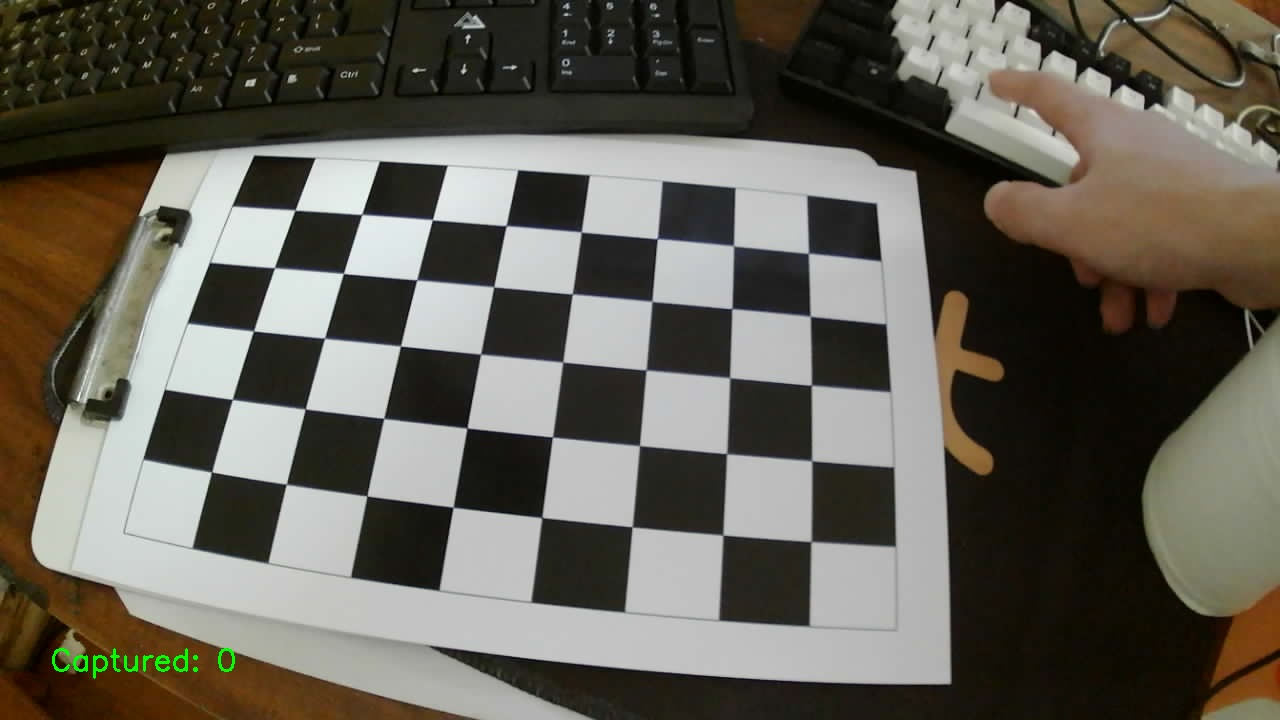
#> input picture data/calibration_images/calibration_00.jpg, 1280 x 720 px
$ python -i subpixel_edge.py   (imports and definitions only)   (older library calls are emulated)
#> lines starting #> are read from the running program, lines starting #| are printed output that depends on the picture
#> further down, picture is the input picture: shape (720, 1280, 3); mean B, G, R 85.9, 95.8, 99.5
### src/segmentation/segment.py
"""Segment objects without changing the coordinate system of the input image.

Masks are uint8 (0/255). ROI is (x, y, width, height) in the input image;
returned masks and contours always use FULL image coordinates. Use an ROI
around the workpiece when a reference chessboard is visible in the same frame.
"""

from dataclasses import dataclass

import cv2
import numpy as np


@dataclass
class SegmentationResult:
    mask: np.ndarray
    contours: list
    roi: tuple
    threshold: object
    component_count: int


def as_gray(image):
    """Validate an 8-bit gray/BGR/BGRA image; never rescale intensities silently."""
    if not isinstance(image, np.ndarray) or image.dtype != np.uint8 or image.size == 0:
        raise ValueError("image must be a nonempty uint8 array")
    if image.ndim == 2:
        return image
    if image.ndim == 3 and image.shape[2] in (3, 4):
        code = cv2.COLOR_BGR2GRAY if image.shape[2] == 3 else cv2.COLOR_BGRA2GRAY
        return cv2.cvtColor(image, code)
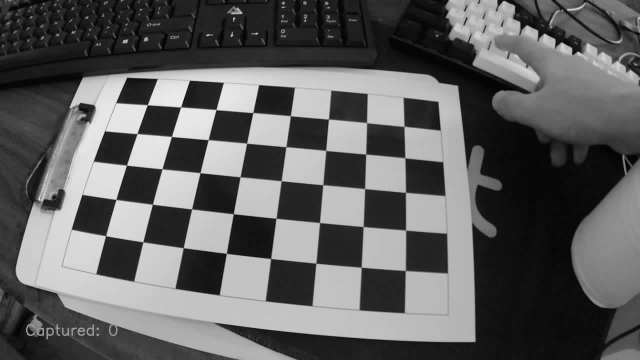
#> returned value: shape (720, 1280) (shown at 1/2 size); min 0, max 254, mean 95.8
    raise ValueError("image must be grayscale, BGR or BGRA")


def validate_roi(shape, roi):
    height, width = shape[:2]
    if roi is None:
        return 0, 0, width, height
    if len(roi) != 4 or any(not isinstance(v, (int, np.integer)) for v in roi):
        raise ValueError("roi must contain four integers: x, y, width, height")
    x, y, w, h = map(int, roi)
    if x < 0 or y < 0 or w < 1 or h < 1 or x + w > width or y + h > height:
        raise ValueError("roi must lie entirely inside the input image")
    return x, y, w, h


def _odd_kernel(value, name):
    if not isinstance(value, (int, np.integer)) or value < 1 or value % 2 != 1:
        raise ValueError(f"{name} must be a positive odd integer (1 disables it)")


# [88 lines left out: function segment_image, not called in this run]

### src/edge_detection/subpixel_edge.py
"""Canny seeds refined by a quadratic gradient peak along the edge normal.

Refinement always uses image intensities, never a binary segmentation mask.
The returned float64 (x, y) points form an UNORDERED cloud, not a polygon.
No dimensional accuracy is implied just because coordinates are fractional.
"""

from dataclasses import dataclass

import cv2
import numpy as np

from src.segmentation.segment import as_gray, validate_roi


@dataclass
class SubpixelEdgeResult:
    points: np.ndarray
    pixel_points: np.ndarray
    normals: np.ndarray
    offsets: np.ndarray
    strengths: np.ndarray
    edge_map: np.ndarray
    candidate_count: int


def _bilinear(values, x, y):
    """Sample in float64 without OpenCV remap's interpolation-table rounding."""
    x0, y0 = np.floor(x).astype(int), np.floor(y).astype(int)
    dx, dy = x - x0, y - y0
    return ((1 - dx) * (1 - dy) * values[y0, x0]
            + dx * (1 - dy) * values[y0, x0 + 1]
            + (1 - dx) * dy * values[y0 + 1, x0]
            + dx * dy * values[y0 + 1, x0 + 1])


def detect_subpixel_edges(image, mask=None, *, roi=None, canny_low=50,
                          canny_high=150, sigma=1.0, boundary_radius=3,
                          min_gradient=5.0, max_offset=0.75):
    """Return only valid local gradient maxima, in full input-image coordinates.

    mask gates Canny seeds to a +/- boundary_radius pixel band, including holes.
    Points with weak, flat/non-maximal profiles or unstable offsets are rejected.
    Candidates at the image/ROI edge are excluded so interpolation has support.
    strengths are Sobel gradient magnitudes on the smoothed 0..255 intensity.
    max_offset is measured along the unit gradient normal, in pixels.
    """
    gray = as_gray(image)
    x, y, w, h = validate_roi(gray.shape, roi)
    if not np.isfinite([canny_low, canny_high, sigma, min_gradient, max_offset]).all():
        raise ValueError("Edge parameters must be finite")
    if not 0 <= canny_low < canny_high or sigma <= 0 or min_gradient < 0:
        raise ValueError("Require 0 <= canny_low < canny_high, sigma > 0, min_gradient >= 0")
    if not 0 < max_offset <= 1:
        raise ValueError("max_offset must be in (0, 1]")
    if not isinstance(boundary_radius, (int, np.integer)) or boundary_radius < 1:
        raise ValueError("boundary_radius must be a positive integer")

    smoothed = cv2.GaussianBlur(gray.astype(np.float64), (0, 0), sigma)
    gx = cv2.Sobel(smoothed, cv2.CV_64F, 1, 0, ksize=3)
    gy = cv2.Sobel(smoothed, cv2.CV_64F, 0, 1, ksize=3)
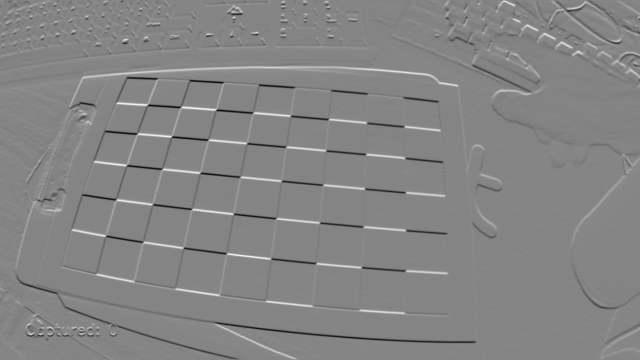
#> gy: shape (720, 1280) float64 (shown at 1/2 size); min -483.2, max 443.5, mean 0; drawn with min black and max white
    magnitude = np.hypot(gx, gy)
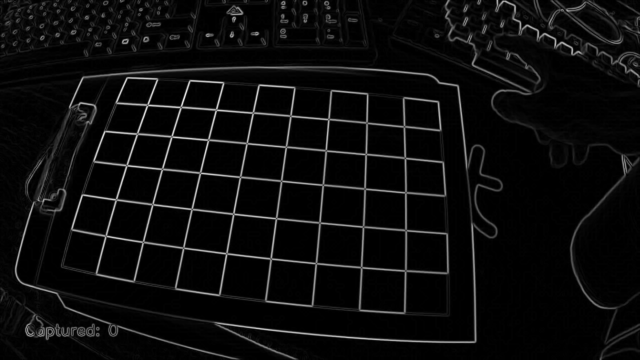
#> magnitude: shape (720, 1280) float64 (shown at 1/2 size); min 0, max 544.9, mean 26.4; drawn with min black and max white
    edges = cv2.Canny(np.rint(smoothed).astype(np.uint8), canny_low, canny_high, L2gradient=True)
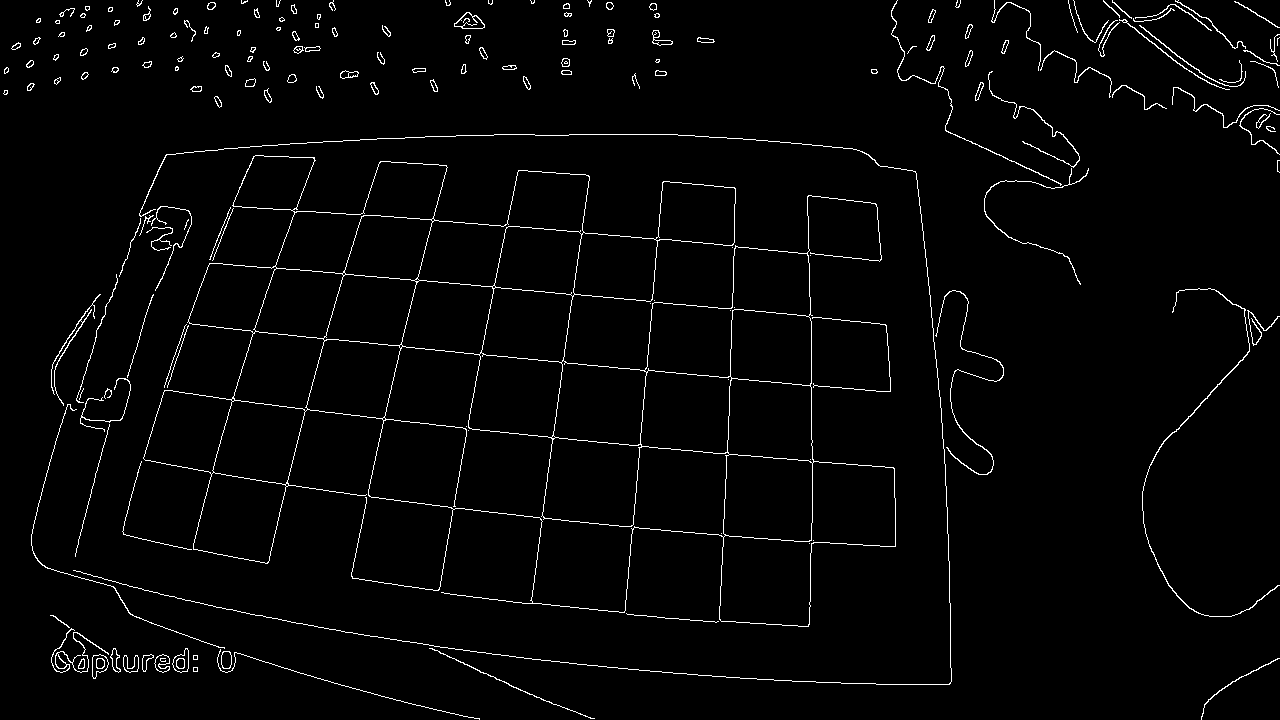
#> edges: shape (720, 1280); 2.3% white in thin lines or dots
    allowed = np.zeros_like(gray, dtype=bool)
    # Two-pixel margin also keeps bilinear reads x0+1/y0+1 in bounds.
    if w > 4 and h > 4:
        allowed[y + 2:y + h - 2, x + 2:x + w - 2] = True
    if mask is not None:
        if not isinstance(mask, np.ndarray) or mask.shape != gray.shape or mask.dtype not in (np.uint8, np.bool_):
            raise ValueError("mask must be uint8/bool with the same height and width as image")
        binary = (mask > 0).astype(np.uint8) * 255
        size = 2 * boundary_radius + 1
        kernel = cv2.getStructuringElement(cv2.MORPH_ELLIPSE, (size, size))
        band = cv2.subtract(cv2.dilate(binary, kernel), cv2.erode(binary, kernel))
        allowed &= band > 0
    ys, xs = np.nonzero((edges > 0) & allowed)
    candidate_count = len(xs)
#> candidate_count = 21051
    strong = magnitude[ys, xs] > max(min_gradient, np.finfo(float).eps)
    xs, ys = xs[strong], ys[strong]
    # Canny uses rounded uint8 smoothing while refinement uses float64. Its
    # seed can land on the adjacent pixel of a step/plateau, especially on the
    # top/left sides of a rectangle. Recenter on a stronger neighbouring pixel
    # along the dominant normal axis before requiring a genuine local peak.
    horizontal = np.abs(gx[ys, xs]) >= np.abs(gy[ys, xs])
    dx, dy = horizontal.astype(int), (~horizontal).astype(int)
    profiles = np.column_stack((magnitude[ys - dy, xs - dx], magnitude[ys, xs],
                                magnitude[ys + dy, xs + dx]))
    # Prefer the original seed on exact ties.
    best = np.argmax(profiles, axis=1) - 1
    best[profiles[:, 1] >= profiles.max(axis=1)] = 0
    xs, ys = xs + best * dx, ys + best * dy
    inside = (xs >= x + 2) & (xs < x + w - 2) & (ys >= y + 2) & (ys < y + h - 2)
    xs, ys = xs[inside], ys[inside]
    if len(xs):
        unique = np.unique(np.column_stack((ys, xs)), axis=0)
#> unique = 18680 pairs, first value 2 to 717, second value 3 to 1277
        ys, xs = unique[:, 0], unique[:, 1]
#> ys = 18680 values from 2 to 717; xs = 18680 values, max 1277 at index 1009, min 3 at index 3343, mean 571.9
        permitted = allowed[ys, xs]
        xs, ys = xs[permitted], ys[permitted]
    center = magnitude[ys, xs]
#> center = 18680 values, max 544.9 at index 5537, min 49.15 at index 4358, mean 277
    nx, ny = gx[ys, xs] / center, gy[ys, xs] / center
#> nx = 18680 values, max 1 at index 12192, min -1 at index 13247, mean 0.0211; ny = 18680 values, max 1 at index 3992, min -1 at index 18400, mean 0.00942
    minus = _bilinear(magnitude, xs - nx, ys - ny)
#> in _bilinear, `x0, y0 = np.floor(x).astype(int), np.floor(y).astype(int)`: x0 = 18680 values, max 1277 at index 1009, min 2 at index 3343, mean 571.4; y0 = 18680 values, max 717 at index 18670, min 1 at index 0, mean 333.6
#> in _bilinear, `dx, dy = x - x0, y - y0`: dx = 18680 values, max 1 at index 13247, min 2.96e-12 at index 12192, mean 0.512; dy = 18680 values, max 1 at index 18400, min 1.29e-11 at index 3992, mean 0.512
#> minus = 18680 values, max 479.5 at index 5478, min 3.29 at index 16032, mean 213.2
    plus = _bilinear(magnitude, xs + nx, ys + ny)
#> plus = 18680 values, max 497.7 at index 5557, min 12.36 at index 2241, mean 215.5
    curvature = minus - 2 * center + plus
#> curvature = 18680 values, max 39.73 at index 570, min -306.1 at index 5537, mean -125.3
    valid = (curvature < -1e-9) & (center >= minus) & (center >= plus)
    delta = np.zeros_like(center)
    # Vertex of the parabola through f(-1), f(0), f(+1).
    np.divide(0.5 * (minus - plus), curvature, out=delta, where=valid)
    valid &= np.isfinite(delta) & (np.abs(delta) <= max_offset)
    pixel_points = np.column_stack((xs[valid], ys[valid])).astype(np.float64)
#> pixel_points = 18447 pairs, first value 3 to 1277, second value 2 to 717
    normals = np.column_stack((nx[valid], ny[valid]))
#> normals = 18447 pairs, first value -1 to 1, second value -1 to 1
    offsets = delta[valid]
#> offsets = 18447 values, max 0.5 at index 14221, min -0.5 at index 14245, mean 0.0081
    points = pixel_points + offsets[:, None] * normals
#> points = 18447 pairs, first value 3.38 to 1277.4, second value 1.61 to 717.4
    edge_map = np.zeros_like(gray)
    edge_map[ys[valid], xs[valid]] = 255
    return SubpixelEdgeResult(points, pixel_points, normals, offsets, center[valid], edge_map, candidate_count)


# [11 lines left out: function draw_subpixel_edges, not called in this run]

>>> import cv2
>>> picture = cv2.imread('../../data/calibration_images/calibration_00.jpg')
>>> result = detect_subpixel_edges(picture)

$ run again, on data/calibration_images/calibration_01.jpg
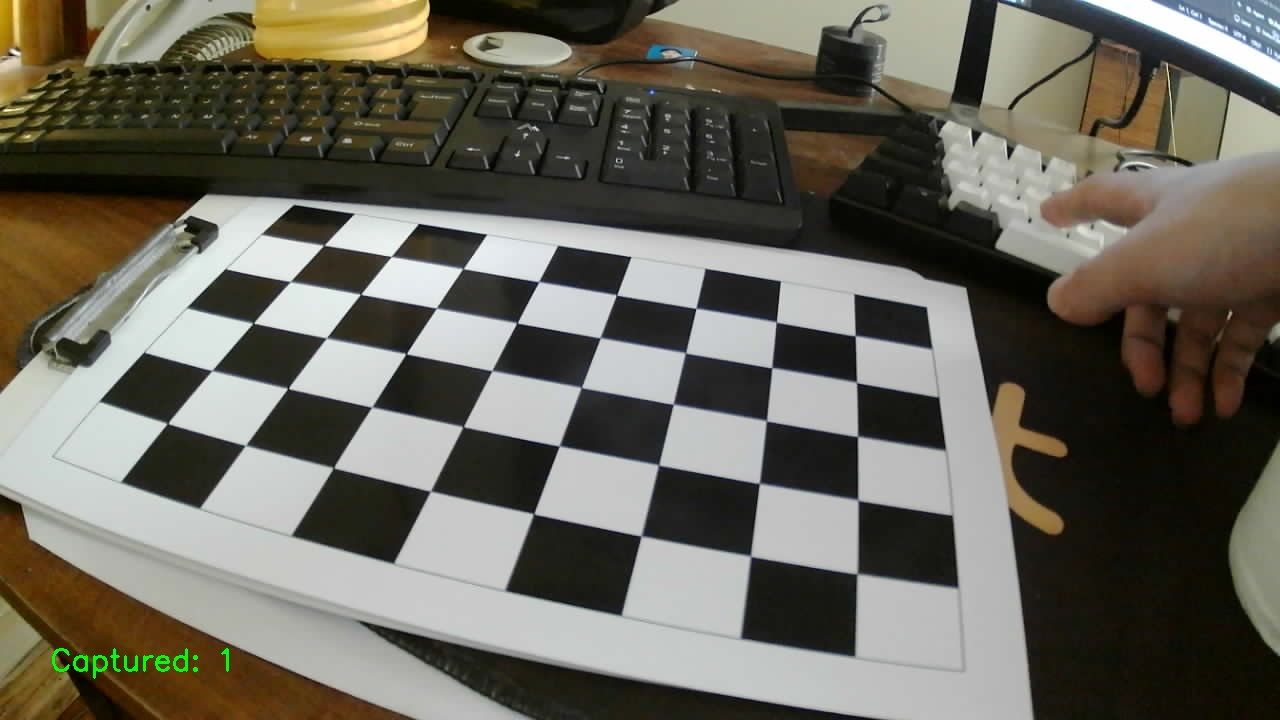
#> input picture data/calibration_images/calibration_01.jpg, 1280 x 720 px
#> picture is the input picture: shape (720, 1280, 3); mean B, G, R 92, 103, 105.9
#> in detect_subpixel_edges, `gy = cv2.Sobel(smoothed, cv2.CV_64F, 0, 1, ksize=3)`:
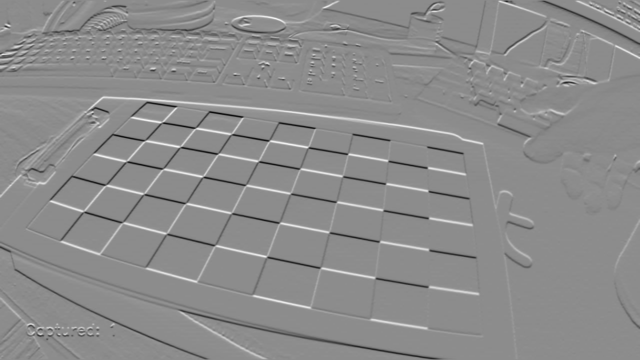
#> gy: shape (720, 1280) float64 (shown at 1/2 size); min -488.2, max 398.2, mean -0.7; drawn with min black and max white
#> in detect_subpixel_edges, `edges = cv2.Canny(np.rint(smoothed).astype(np.uint8), canny_low, canny..`:
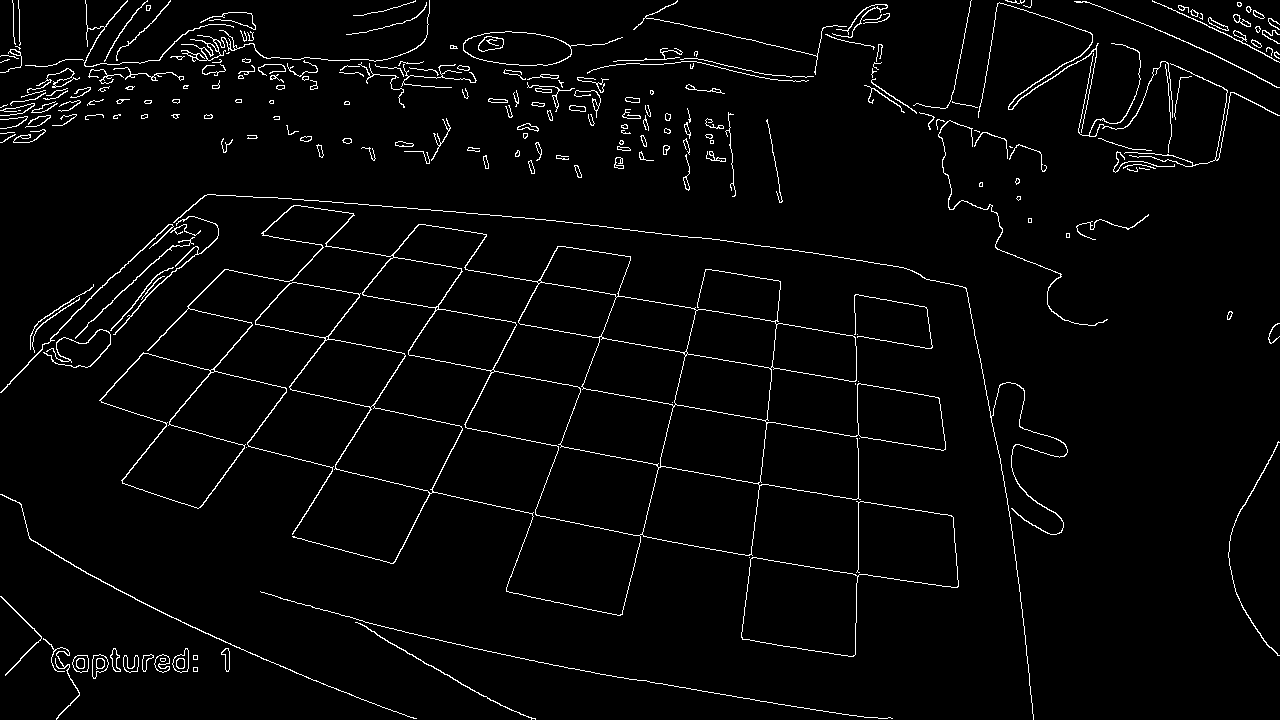
#> edges: shape (720, 1280); 2.9% white in thin lines or dots
#> candidate_count = 26918
#> unique = 22785 pairs, first value 2 to 717, second value 2 to 1277
#> pixel_points = 22378 pairs, first value 2 to 1277, second value 2 to 717
#> normals = 22378 pairs, first value -1 to 1, second value -1 to 1
#> points = 22378 pairs, first value 1.86 to 1277.3, second value 1.58 to 717.5

$ run again, on data/calibration_images/calibration_02.jpg
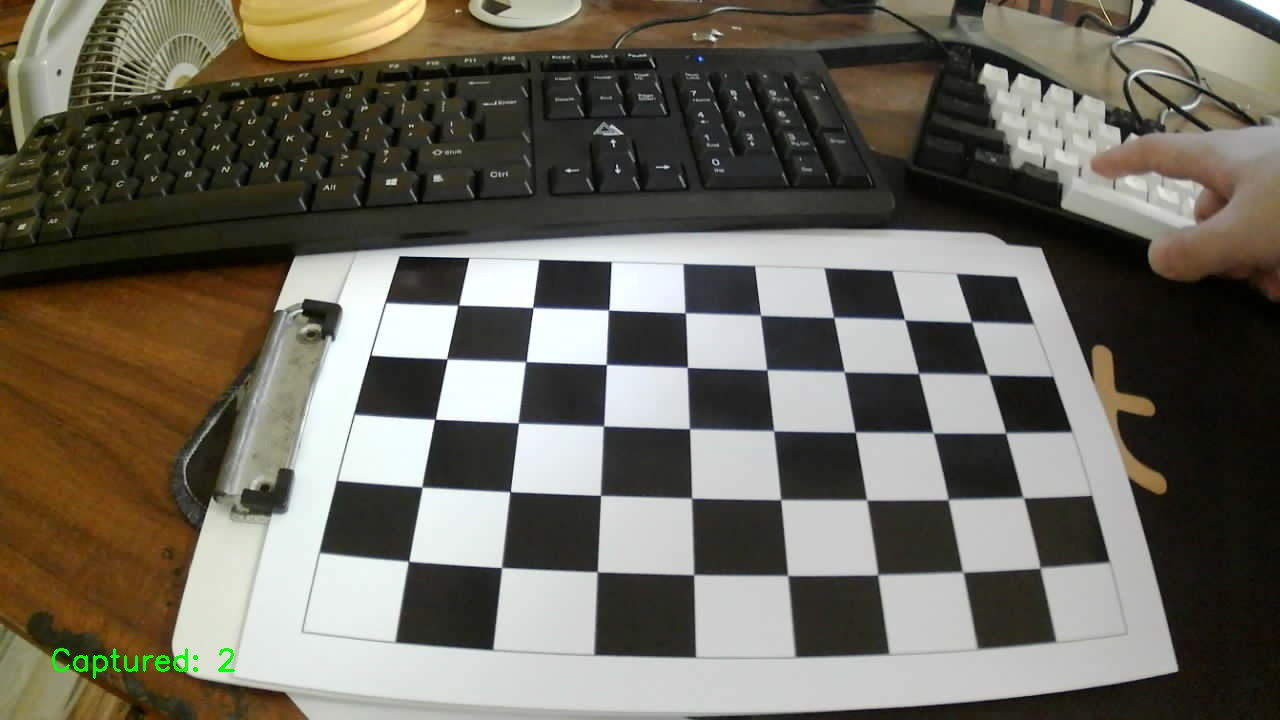
#> input picture data/calibration_images/calibration_02.jpg, 1280 x 720 px
#> picture is the input picture: shape (720, 1280, 3); mean B, G, R 93.6, 104.9, 108.8
#> in detect_subpixel_edges, `gy = cv2.Sobel(smoothed, cv2.CV_64F, 0, 1, ksize=3)`:
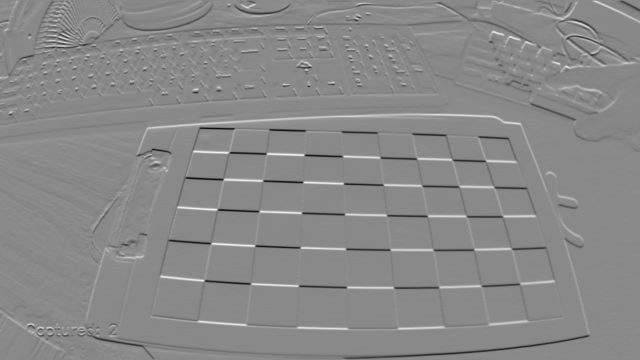
#> gy: shape (720, 1280) float64 (shown at 1/2 size); min -531.8, max 456.9, mean -0.4; drawn with min black and max white
#> in detect_subpixel_edges, `edges = cv2.Canny(np.rint(smoothed).astype(np.uint8), canny_low, canny..`:
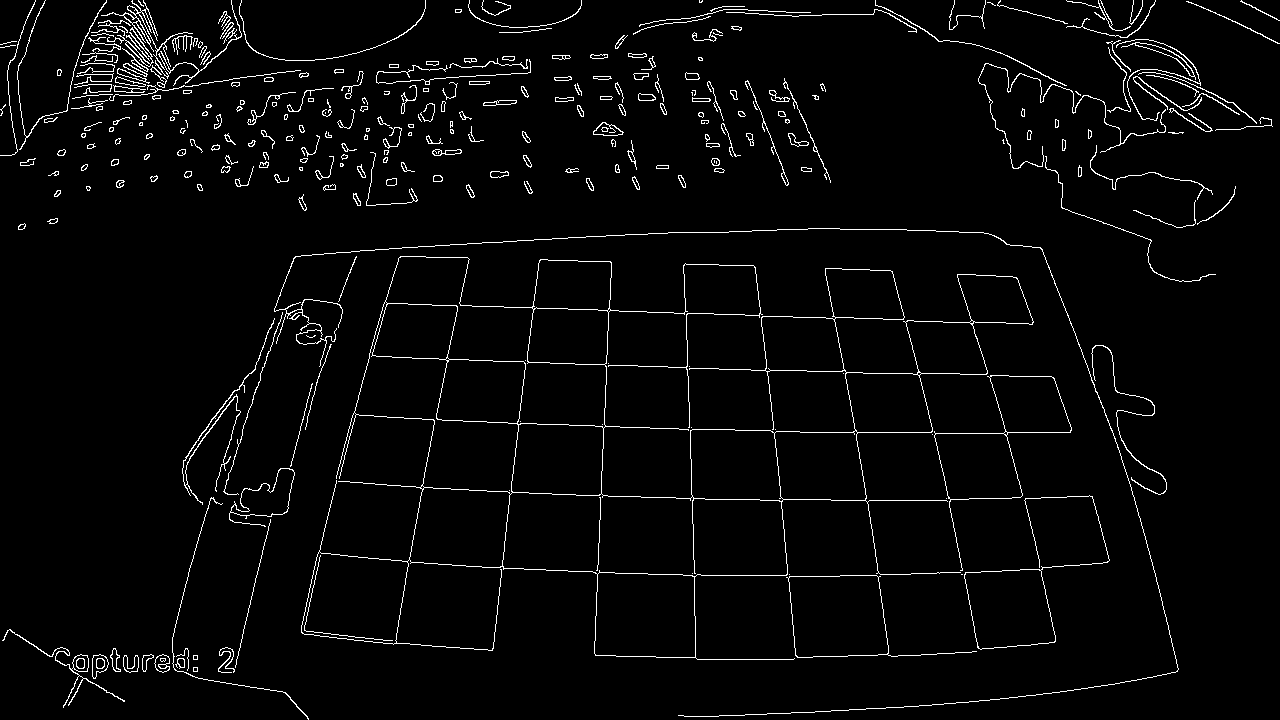
#> edges: shape (720, 1280); 3.1% white in thin lines or dots
#> candidate_count = 28308
#> unique = 25103 pairs, first value 2 to 717, second value 2 to 1277
#> pixel_points = 24607 pairs, first value 2 to 1277, second value 2 to 717
#> normals = 24607 pairs, first value -1 to 1, second value -1 to 1
#> points = 24607 pairs, first value 1.59 to 1276.9, second value 1.6 to 717
